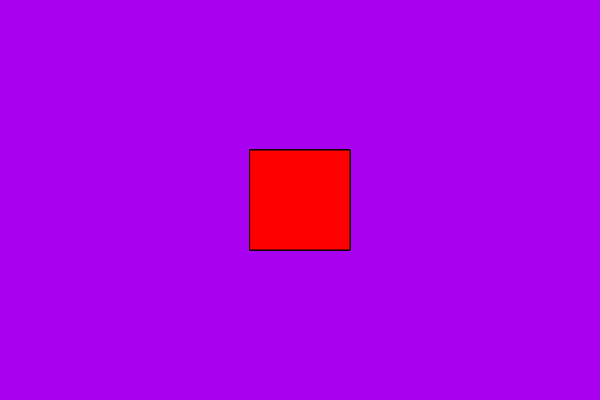
Frame 1 (no input)
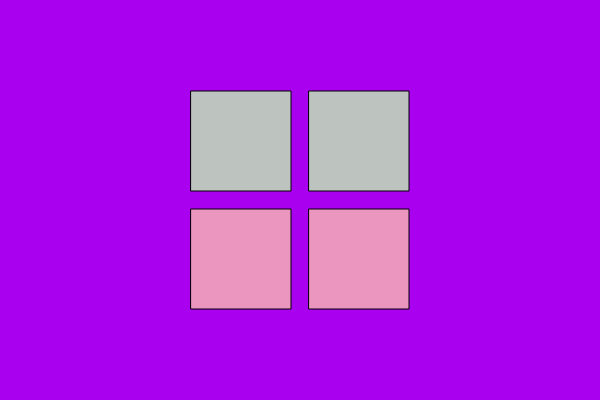
Frame 60 (no input)
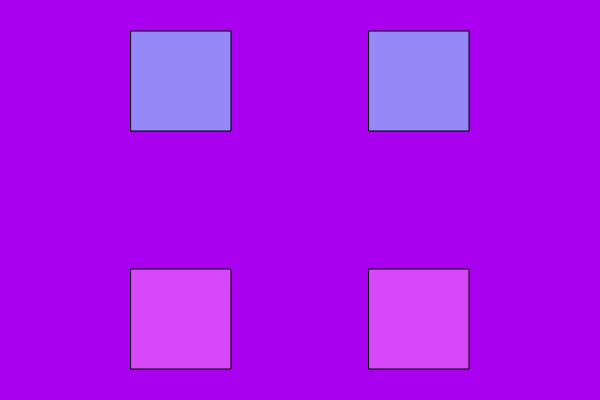
Frame 120 (the mouse pressed at the canvas centre since frame 60)

The p5.js sketch that drew these frames (run headless with seeded random() and noise() and a simulated clock; from frame 60 on, the mouse is pressed at the canvas centre):

// p5.js sketch
// ── sketch.js
let rectUP = {
  xUP : 300,
  yUP : 200,
  xDOWN : 300,
  R : 0,
  G : 255,
  B : 0,
  alpha : 255
};

let rectDOWN = {
  xUP : 300,
  xDOWN : 300,
  yDOWN : 200,
  R : 255,
  G : 0,
  B : 0,
  alpha : 255
};

function setup() {
  createCanvas(600, 400);
}

function draw() {
  background(170, 0, 240);

  rectMode(CENTER)
  fill(rectUP.R, rectUP.G, rectUP.B, rectUP.alpha);
  rect(rectUP.xUP, rectUP.yUP, 100, 100);
  rect(rectUP.xDOWN, rectUP.yUP, 100, 100);
  fill(rectDOWN.R, rectDOWN.G, rectDOWN.B, rectDOWN.alpha);
  rect(rectDOWN.xUP, rectDOWN.yDOWN, 100, 100);
  rect(rectDOWN.xDOWN, rectDOWN.yDOWN, 100, 100);

  rectUP.xUP++;
  rectUP.yUP++;
  rectUP.xDOWN--;
  rectDOWN.xUP++;
  rectDOWN.xDOWN--;
  rectDOWN.yDOWN--;
  rectUP.R += 5;
  rectUP.G--;
  rectUP.B += 3;
  rectDOWN.R-- ;
  rectDOWN.G+= 5;
  rectDOWN.B += 3;
  rectUP.alpha--;
  rectDOWN.alpha--;

}
